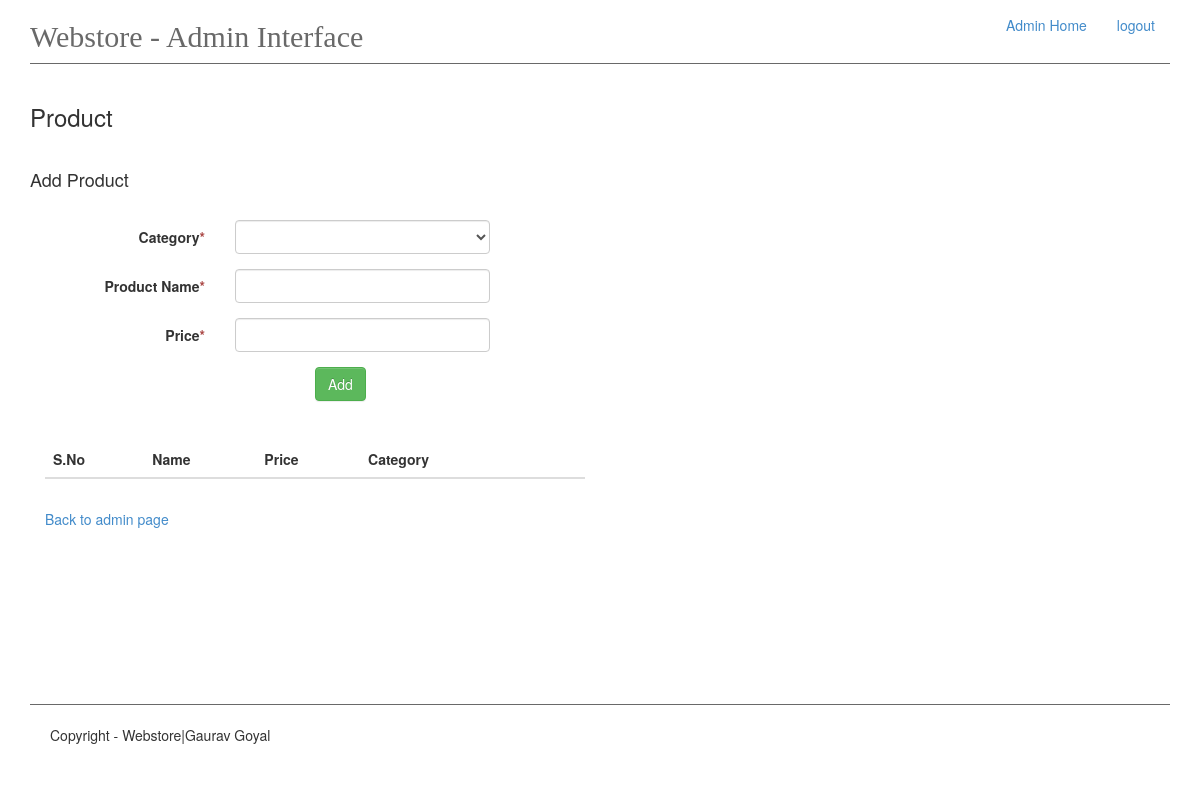
/admin/product/add (signed in), run on an earlier commit of the app's database.
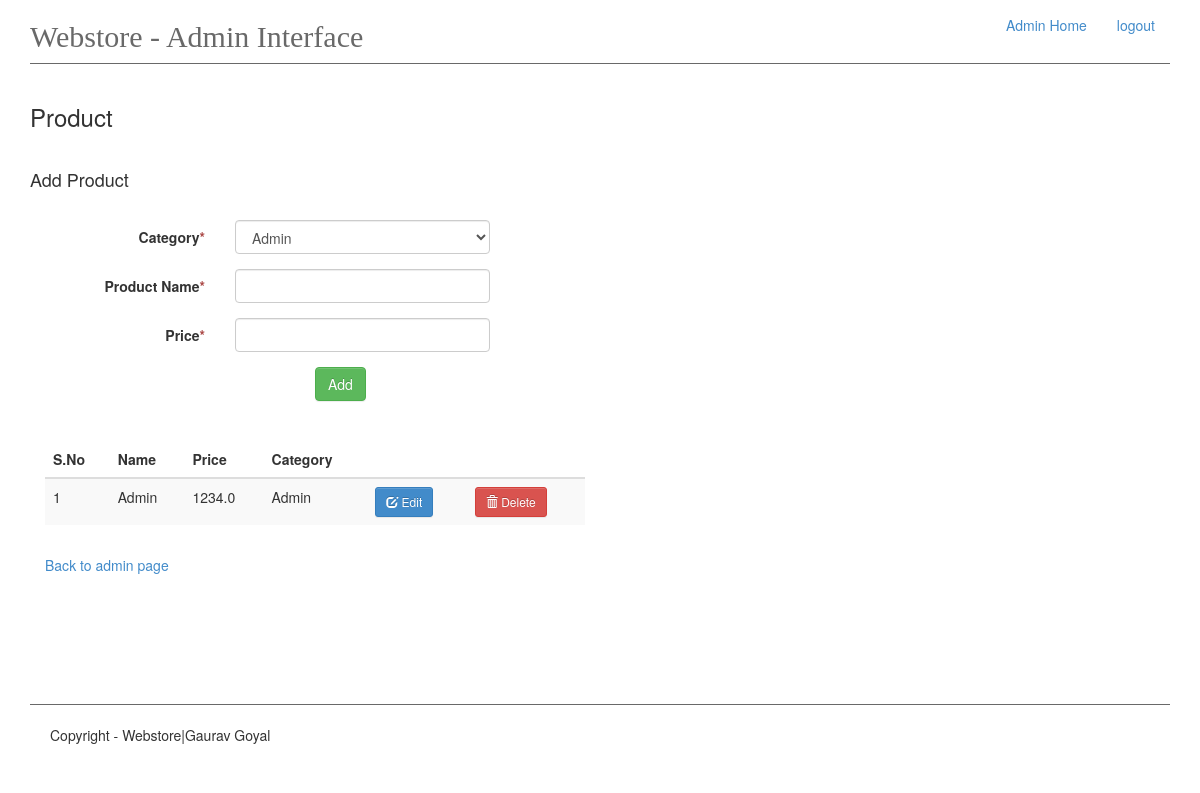
And on a later commit of the database.
### app/models.py (models this page shows, shortened)
class Product(db.Model):
    id = db.Column(db.Integer, primary_key=True)
    name = db.Column(db.String(50), unique=True, index=True)
    price = db.Column(db.Float, index=True)
    category_id = db.Column(db.Integer, db.ForeignKey('category.id'))
    cart = db.relationship('Cart', backref='products', lazy='dynamic')

class Category(db.Model):
    id = db.Column(db.Integer, primary_key=True)
    name = db.Column(db.String(50), unique=True, index=True)
    products = db.relationship('Product', backref='category', lazy='dynamic')
    def __repr__(self):
        return self.name

### app/views.py (the view)
@app.route('/admin/product/add', methods=['GET', 'POST'])
@login_required
def add_product():
    form = ProductForm()
    if form.validate_on_submit():
        product = Product(name=form.name.data.title(), price=form.price.data, category=form.category.data)
        db.session.add(product)
        db.session.commit()
        flash(product.name + " added", 'text-success')
        return redirect(url_for('add_product'))
    product = Product.query.all()
    return render_template('admin-panel/product.html', form=form, product=product)

### app/forms.py
class ProductForm(Form):
    category = QuerySelectField(u'Category', query_factory=get_category)
    name = TextField('Product Name', validators=[Required('Product name is required.')])
    price = DecimalField('Price', validators=[Required('Price is required')])

### app/__init__.py (called while the page is built)
@admin_login.user_loader
def load_user(id):
    return Admin.query.get(int(id))

### app/forms.py (called while the page is built)
def get_category():
    return Category.query.all()

### app/templates/admin-panel/product.html (shortened to what this page needs)
{% extends 'admin-panel/admin.html' %}
{% block content %}
    <h3>Product</h3>
    <br>
    <h4>Add Product</h4>
    <br>
    <form class="form-horizontal" method="post" enctype= "multipart/form-data">
        {% for field in form if field.widget.input_type != 'hidden' %}
            <div class="col-md-12">
                <div class="form-group">
                    <label class="col-md-2 control-label">  {{ field.label }}<span class="text-danger">*</span></label>
                    <div class="col-md-3"> {{ field(class_='form-control') }}</div>
                    <div class="col-md-6">
                    </div>
                </div >
            </div>
        {% endfor %}
        <div class="control-group">
            <div class="controls col-md-offset-3">
                <input type="submit" class="btn btn-success" value="Add">
            </div>
        </div>
    </form>
    <br>
    <br>
    <div class="col-md-6">
        <table class="table table-striped table-responsive col-md-6" id="cart_table">
            <thead>
            <tr>
                <th>S.No</th>
                <th>Name</th>
                <th>Price</th>
                <th>Category</th>
                <th></th>
                <th></th>
            </tr>
            </thead>
            <tbody>
            {% for item in product %}
                <tr>
                    <td>{{ loop.index }}</td>
                    <td>{{ item.name }}</td>
                    <td>{{ item.price }}</td>
                    <td>{{ item.category }}</td>
                    <td>
                        <a href="{{ url_for('edit_product', pk=item.id)}}" class="btn btn-sm btn-primary">
                            <span class="glyphicon glyphicon-edit"></span> Edit</a>
                    </td>
                    <td>
                        <a href="{{ url_for('delete_product', pk=item.id) }}" class="btn btn-sm btn-danger">
                            <span class="glyphicon glyphicon-trash"></span>
                            Delete</a>
                    </td>
                </tr>
            {% endfor %}
            </tbody>
        </table>
    </div>
    <br>
    <div class="col-md-12"><a href="{{ url_for('admin_base') }}">Back to admin page</a></div>
{% endblock %}

What changed in the data, as far as the page shows it:
added Product: name "Admin", price "1234.0", category "Admin"
Also different on the page:
form field category: (not shown) → "Admin"
